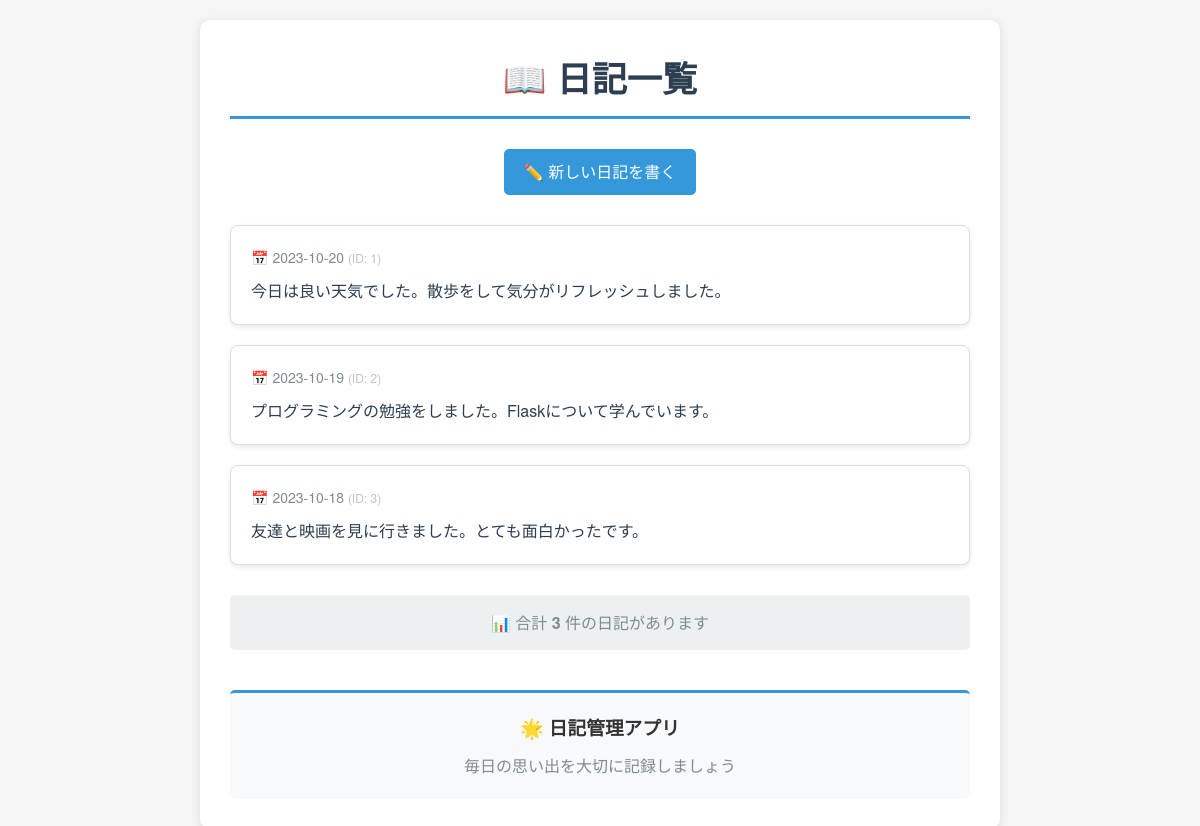
Before: / with the older database file.
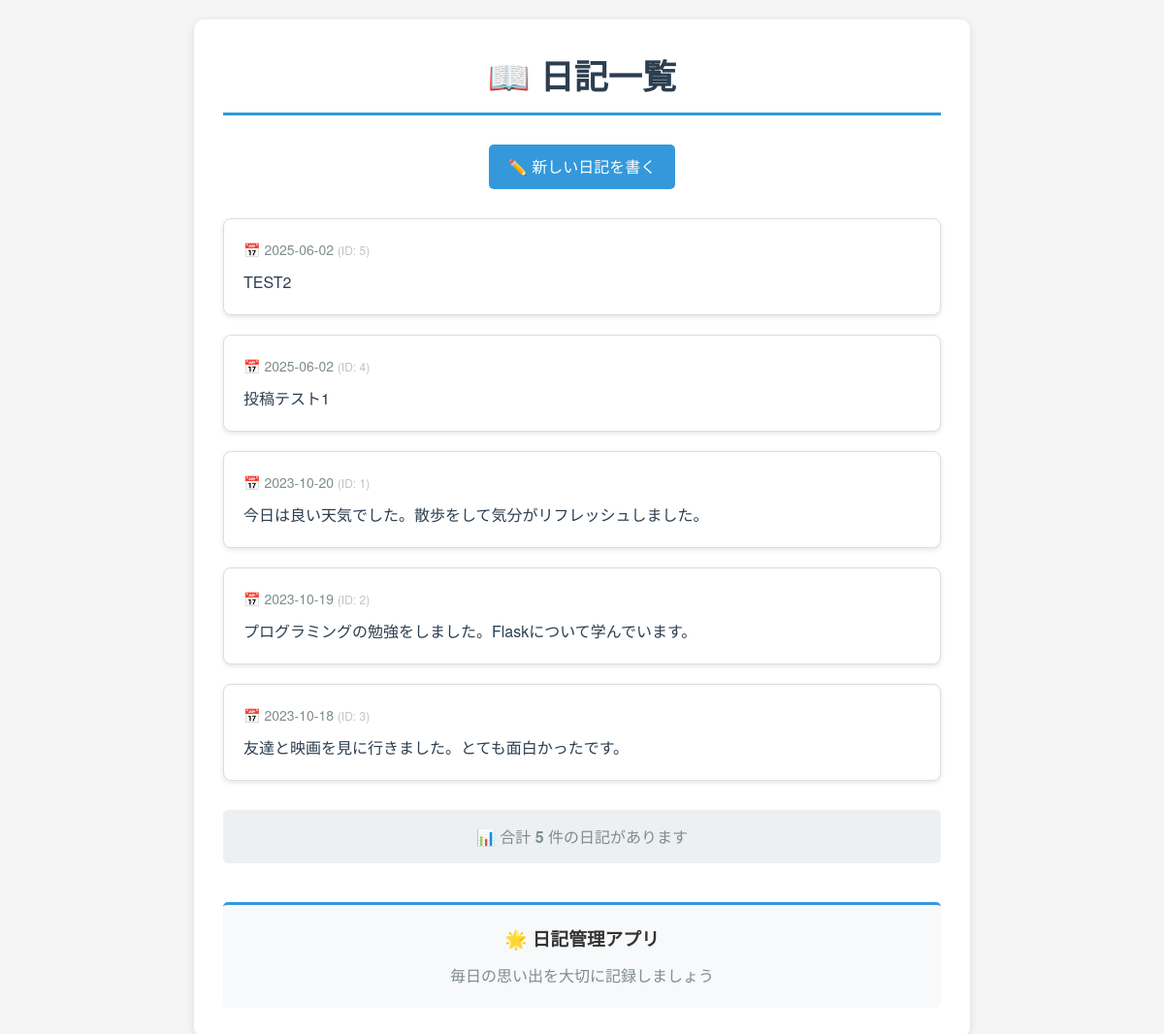
After: the same page with the newer database file.
### tables this page shows
CREATE TABLE diaries (
            id INTEGER PRIMARY KEY AUTOINCREMENT,
            date TEXT NOT NULL,
            content TEXT NOT NULL,
            created_at TEXT DEFAULT CURRENT_TIMESTAMP
        );

### app.py (the view)
@app.route("/")
def index():
    try:
        conn = get_db_connection()
        diaries = conn.execute(
            "SELECT * FROM diaries ORDER BY date DESC, id DESC"
        ).fetchall()
        conn.close()
        return render_template("index.html", diaries=diaries)
    except Exception as e:
        logger.error(f"データ取得エラー: {str(e)}")
        flash(f"データの取得中にエラーが発生しました: {str(e)}", "error")
        return render_template("index.html", diaries=[])

### app.py (called while the page is built)
def get_db_connection():
    if not os.path.exists("diary.db"):
        raise FileNotFoundError(
            "データベースファイルが見つかりません。ステップ3でデータベースを作成してください。"
        )
    conn = sqlite3.connect("diary.db")
    conn.row_factory = sqlite3.Row
    return conn

### templates/index.html (shortened to what this page needs)
<!DOCTYPE html>
<html lang="ja">
    <head>
        <link rel="stylesheet" href="{{ url_for('static', filename='style.css') }}" />
    </head>
    <body>
        <div class="container">
            <h1>📖 日記一覧</h1>
            <div class="nav">
                <a href="{{ url_for('post') }}">✏️ 新しい日記を書く</a>
            </div>
            {% if diaries %}
            <div class="diary-list">
                {% for diary in diaries %}
                <div class="diary-card">
                    <div class="diary-date">
                        📅 {{ diary.date }}
                        <span style="color: #bdc3c7; font-size: 12px"> (ID: {{ diary.id }}) </span>
                    </div>
                    <div class="diary-content">{{ diary.content | replace('\n', '<br />') | safe }}</div>
                </div>
                {% endfor %}
            </div>
            <div style="margin-top: 30px; padding: 15px; background-color: #ecf0f1; border-radius: 5px; text-align: center">
                <p style="color: #7f8c8d">📊 合計 <strong>{{ diaries|length }}</strong> 件の日記があります</p>
            </div>
            {% endif %}
            <div style="margin-top: 40px; padding: 20px; background-color: #f8f9fa; border-radius: 5px; text-align: center; border-top: 3px solid #3498db">
                <h3>🌟 日記管理アプリ</h3>
                <p style="color: #7f8c8d; margin-top: 10px">毎日の思い出を大切に記録しましょう</p>
            </div>
        </div>
    </body>
</html>

### static/style.css (style rules this page uses)
* { margin: 0; padding: 0; box-sizing: border-box; }
body { font-family: "Helvetica Neue", Arial, "Hiragino Kaku Gothic ProN", "Hiragino Sans", Meiryo, sans-serif; line-height: 1.6; color: #333; background-color: #f5f5f5; padding: 20px; }
.container { max-width: 800px; margin: 0 auto; background-color: white; padding: 30px; border-radius: 10px; box-shadow: 0 2px 10px rgba(0, 0, 0, 0.1); }
h1 { color: #2c3e50; text-align: center; margin-bottom: 30px; font-size: 2.2em; border-bottom: 3px solid #3498db; padding-bottom: 10px; }
.nav { text-align: center; margin-bottom: 30px; }
.nav a { display: inline-block; padding: 10px 20px; margin: 0 10px; background-color: #3498db; color: white; text-decoration: none; border-radius: 5px; transition: background-color 0.3s; }
.diary-card { background-color: #fff; border: 1px solid #ddd; border-radius: 8px; padding: 20px; margin-bottom: 20px; box-shadow: 0 2px 5px rgba(0, 0, 0, 0.1); transition: transform 0.2s, box-shadow 0.2s; }
.diary-date { color: #7f8c8d; font-size: 14px; margin-bottom: 10px; }
.diary-content { color: #2c3e50; line-height: 1.6; }

Changed rows visible on the page:
added diaries: date "2025-06-02", id "5", content "TEST2"
added diaries: date "2025-06-02", id "4", content "投稿テスト1"
Other visible differences:
{{ diaries|length }}: "3" → "5"
